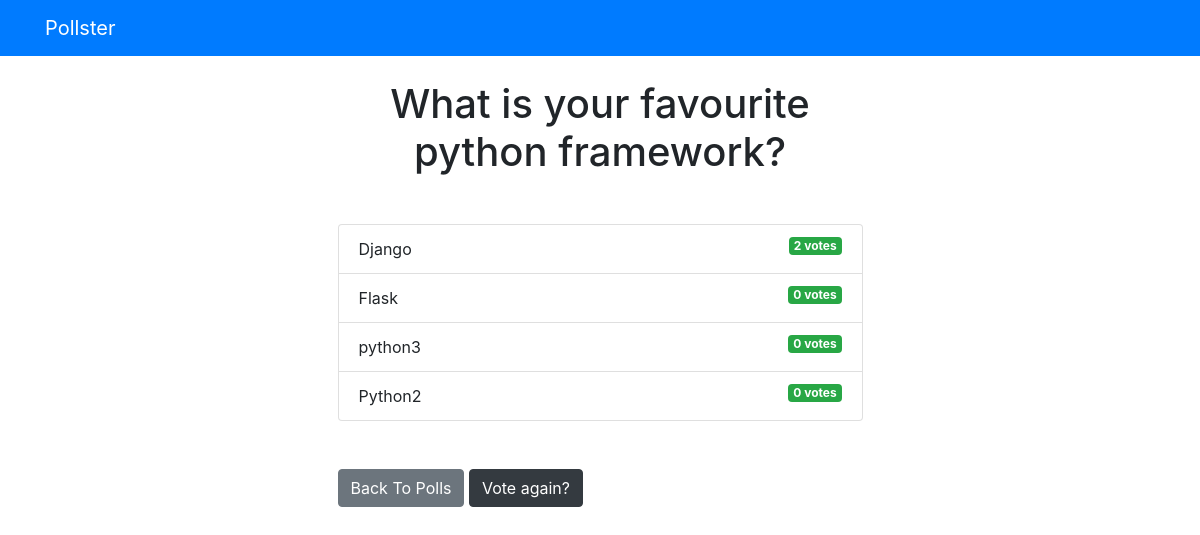
Page /polls/1/result on the committed database.
### polls/models.py (models this page shows, shortened)
class Question(models.Model):
    question_text = models.CharField(max_length=250)
    pub_date = models.DateTimeField('Date Published')

class Choice(models.Model):
    question = models.ForeignKey(Question, verbose_name=("Poll Question"), on_delete=models.CASCADE)
    choice_text = models.CharField(max_length=200)
    votes = models.IntegerField(default=0)

### polls/views.py (the view)
# urls.py: path('<int:question_id>/result', views.result, name="results"),
def result(request, question_id):
    question = get_object_or_404(Question, pk=question_id)
    return render(request, 'polls/results.html', {'question': question})

### templates/polls/results.html
{% extends 'base.html' %}
{% block content %}
<h1 class="mb-5 text-center">{{ question.question_text }}</h1>
<ul class="list-group mb-5">
  {% for choice in question.choice_set.all %}
  <li class="list-group-item">
    {{ choice.choice_text }}
    <span class="badge badge-success float-right"
      >{{ choice.votes }} vote{{ choice.votes | pluralize }}</span
    >
  </li>
  {% endfor %}
</ul>
<a class="btn btn-secondary" href="{% url 'polls:index' %}">Back To Polls</a>
<a class="btn btn-dark" href="{% url 'polls:detail' question.id %}"
  >Vote again?</a
>
{% endblock %}

### rows in the picture
Question: question_text "What is your favourite python framework?"
Choice: choice_text "Django", votes "2", votes|pluralize "s"
Choice: choice_text "Flask", votes "0", votes|pluralize "s"
Choice: choice_text "python3", votes "0", votes|pluralize "s"
Choice: choice_text "Python2", votes "0", votes|pluralize "s"
